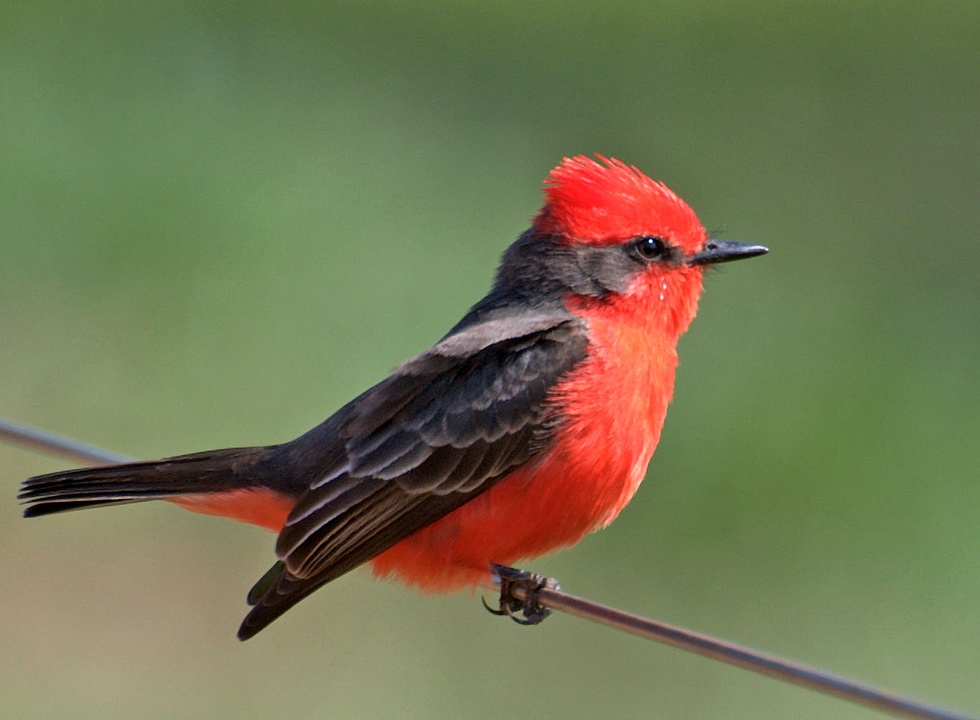
%> input picture Digital Image Processing/Act1_churrinche.jpg, 980 x 720 px, shrunk from 1370 x 1006 before the run
$ octave --eval "churrinche;"   (GNU Octave 9; MATLAB toolbox functions it lacks are replaced by stand-ins)
%> lines starting %> are read from the running program, lines starting %| are printed output that depends on the picture
function[]=churrinche()

%Leer imagen
C=imread("C:\Users\fvp12\Downloads\UDG\7mo Semestre\Procesamiento Digital de Imágenes\act1_churrinche.jpg");
%> C is the input picture: size 720x980x3 uint8; mean R, G, B 114.8, 117.6, 83.2

%Se muestra el tamaño de la matriz [alto ancho no.canales de color]
size(C);

figure(1)
imagesc(C);
title('Original');

%Cada color sale en escala de grises
R=C(:,:,1);
G=C(:,:,2);
B=C(:,:,3);
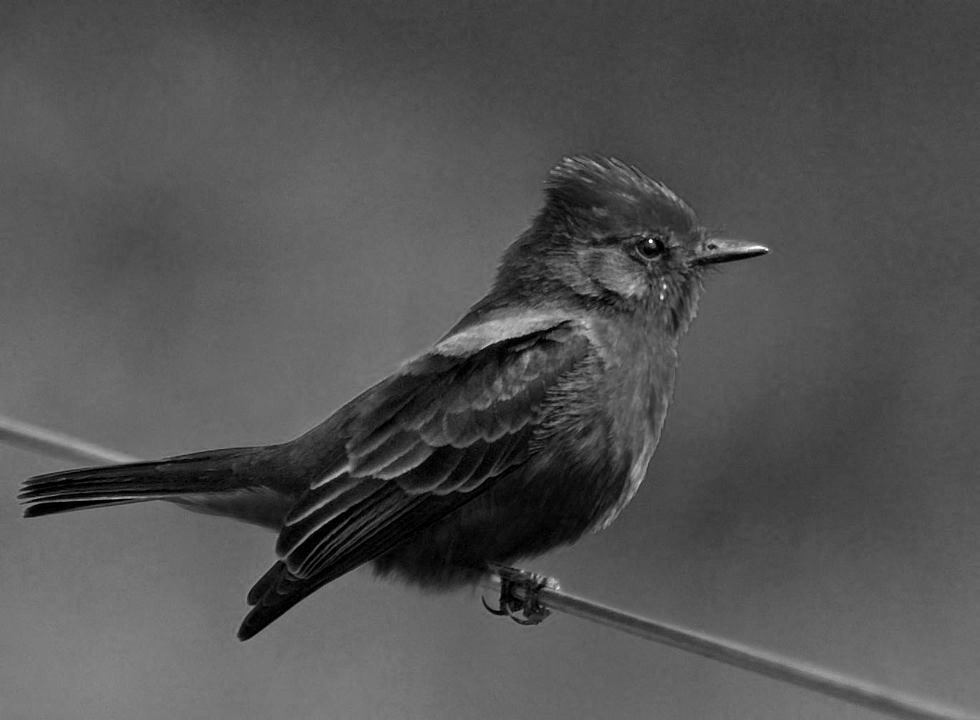
%> B: size 720x980 uint8; min 0, max 255, mean 83.2

figure(2)
imshow(R, gray);    % muestra la imagen contenida en imread
title('Parte roja a blanco y negro');

figure(3)
imshow(G, gray);
title('Parte verde a blanco y negro');

figure(4)
imshow(B, gray);
title('Parte azul a blanco y negro');

%% Intercambio de colores %%

% Intercambio de rojo y verde
C1 = C;
C1(:,:,1) = G; % Rojo por Verde
C1(:,:,2) = R;
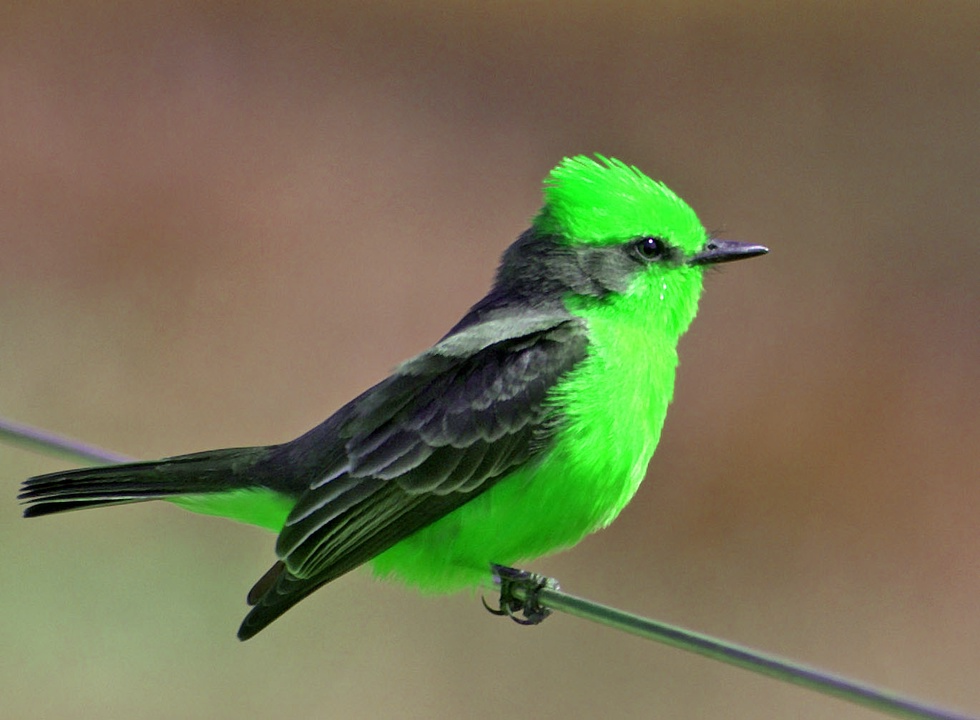
%> C1: size 720x980x3 uint8; mean R, G, B 117.6, 114.8, 83.2
C1(:,:,3) = B;

figure(5)
imshow(C1);
title('Intercambio de rojo y verde');

% Intercambio de rojo y azul
C2 = C;
C2(:,:,1) = B; % Rojo por Azul
C2(:,:,2) = G;
C2(:,:,3) = R;
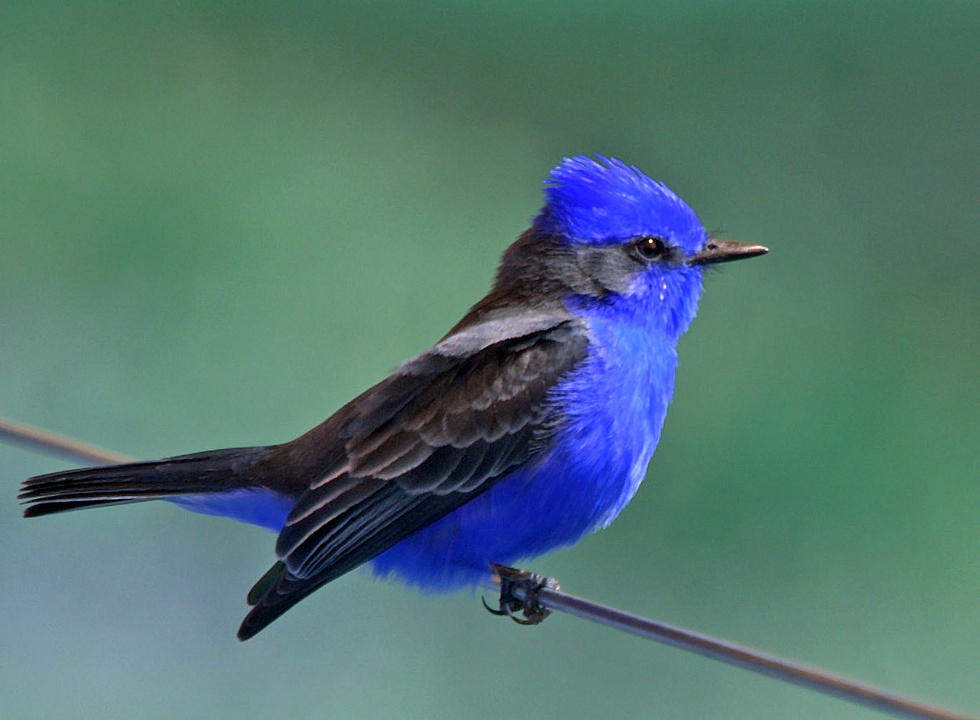
%> C2: size 720x980x3 uint8; mean R, G, B 83.2, 117.6, 114.8

figure(6)
imshow(C2);
title('Intercambio de rojo y azul');

% Intercambio de verde y azul
C3 = C;
C3(:,:,1) = R;
C3(:,:,2) = B; % Verde por azul
C3(:,:,3) = G;
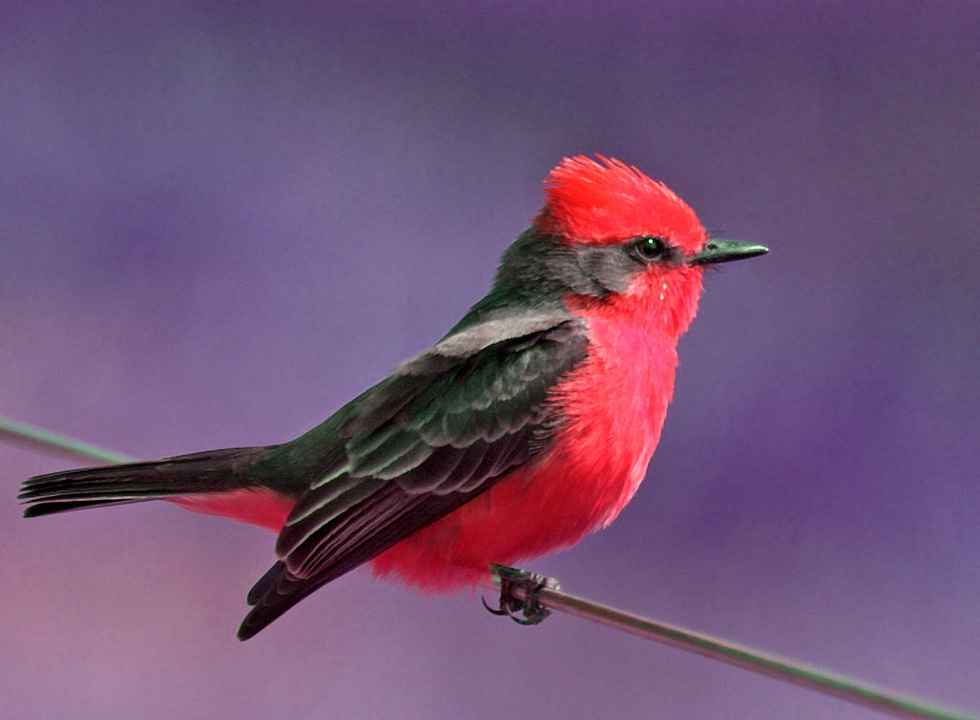
%> C3: size 720x980x3 uint8; mean R, G, B 114.8, 83.2, 117.6

figure(7)
imshow(C3);
title('Intercambio de verde y azul');

%Imagen a escala de grises
C4=rgb2gray(C);
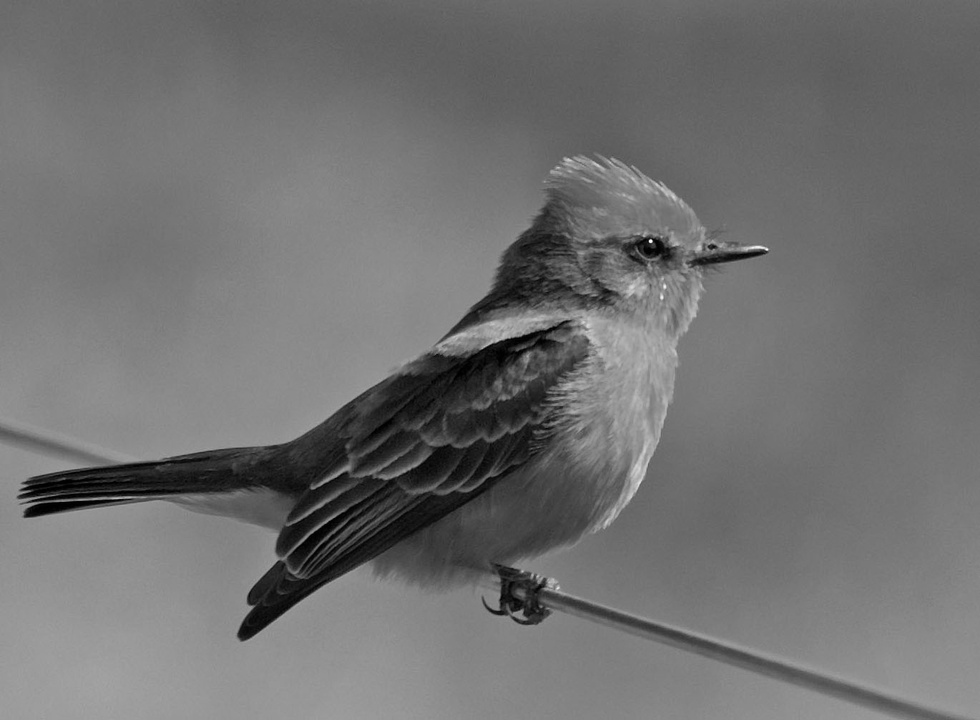
%> C4: size 720x980 uint8; min 0, max 254, mean 112.8

figure(8)
imshow(C4);
title('Imagen en escala de grises');

%Negativo de la imagen
C5=255-C4; % Calcula el negativo de la imagen
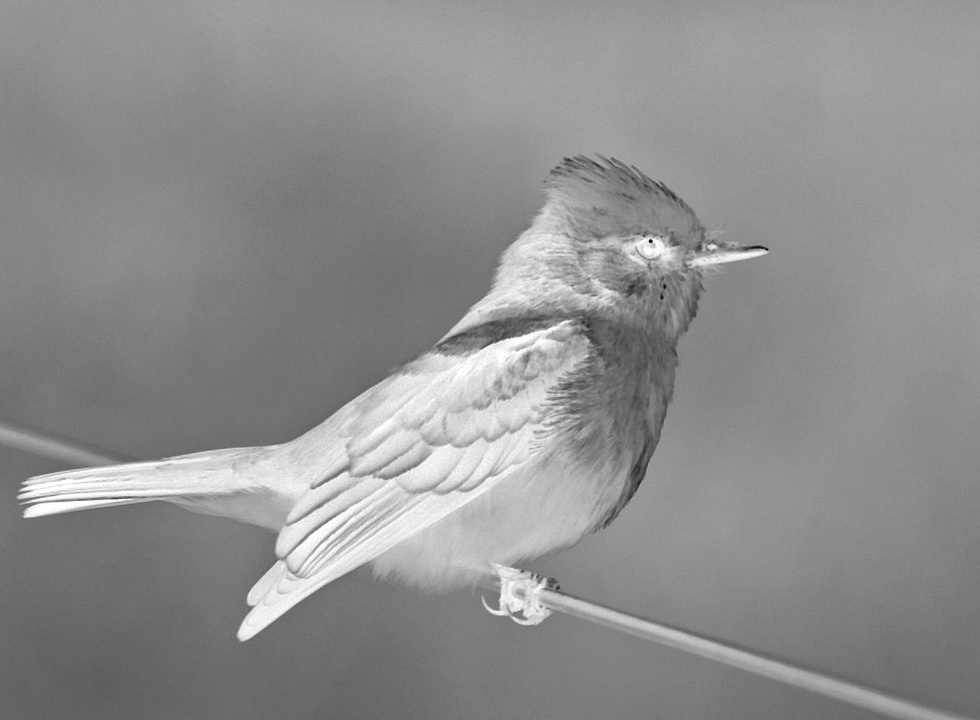
%> C5: size 720x980 uint8; min 1, max 255, mean 142.2

figure(9)
imshow(C5);
title('Imagen negativa de la escala de grises');

$ run again, with Digital Image Processing/Act6_Pango.jpg copied over Digital Image Processing/Act1_churrinche.jpg
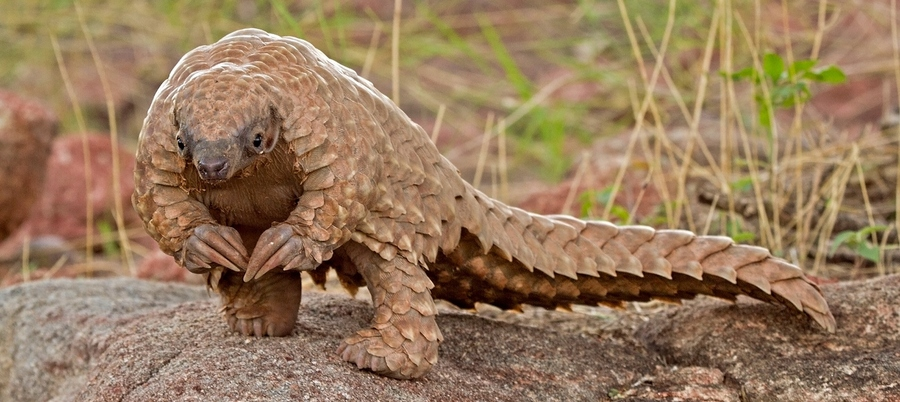
%> input picture Digital Image Processing/Act6_Pango.jpg, 900 x 402 px
%> in churrinche, C is the input picture: size 402x900x3 uint8; mean R, G, B 151.6, 122.9, 93
%> in churrinche, `C3(:,:,3) = G;`:
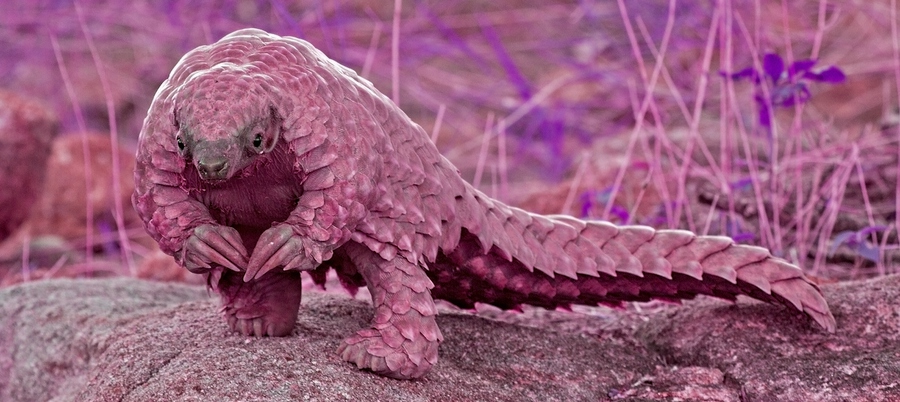
%> C3: size 402x900x3 uint8; mean R, G, B 151.6, 93, 122.9
%> in churrinche, `C5=255-C4;`:
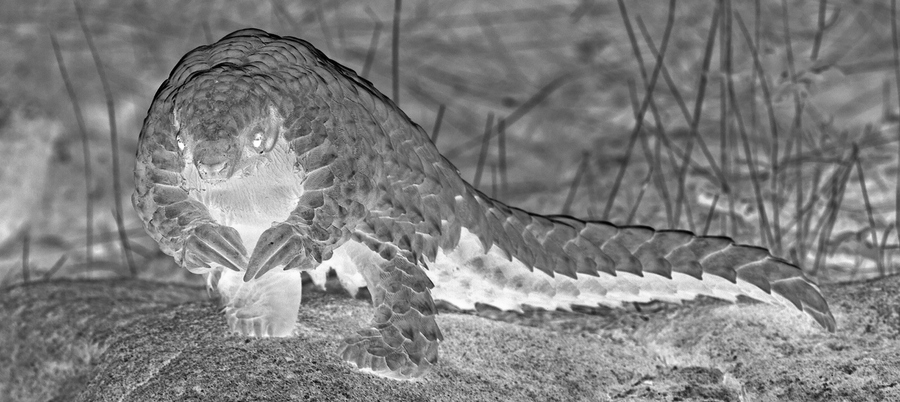
%> C5: size 402x900 uint8; min 0, max 255, mean 126.9
